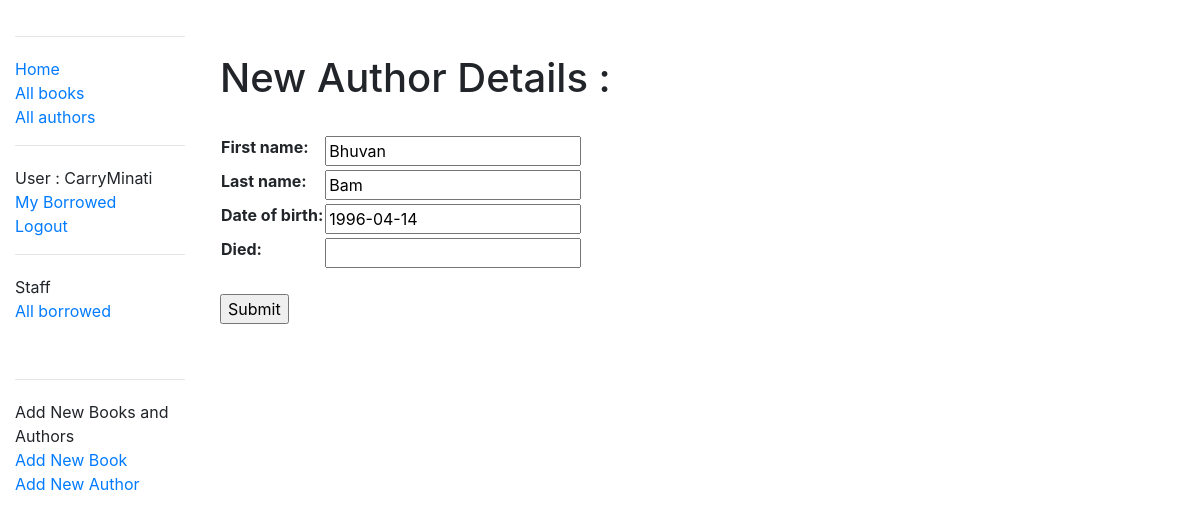
The page /catalog/author/1/update/ (signed in) on the database its author committed.
### catalog/models.py (models this page shows, shortened)
class Author(models.Model):
    first_name = models.CharField(max_length=100)
    last_name = models.CharField(max_length=100)
    date_of_birth = models.DateField(null=True, blank=True)
    date_of_death = models.DateField('died', null=True, blank=True)
    class Meta:
        ordering = ['last_name', 'first_name']

### catalog/views.py (the view)
# urls.py: path('author/<int:pk>/update/', views.AuthorUpdate.as_view(), name='author_update'),
class AuthorUpdate(PermissionRequiredMixin, UpdateView):
    model = Author
    fields = ['first_name', 'last_name', 'date_of_birth', 'date_of_death']
    permission_required = 'catalog.can_mark_returned'

### catalog/templates/catalog/author_form.html (shortened to what this page needs)
{% extends "base_generic.html" %}
{% block content %}
<div style="margin-left:20px;margin-top:30px">
    <br>
    <h1>New Author Details : </h1>
    <br>
    <form action="" method="post">
        <table>
            {{ form.as_table }}
        </table>
        <br>
        <input type="submit" value="Submit">
    </form>
</div>
{% endblock %}

### catalog/templates/base_generic.html (shortened to what this page needs)
<!DOCTYPE html>
<html lang="en">
<head>
    <link rel="stylesheet" href="https://stackpath.bootstrapcdn.com/bootstrap/4.1.3/css/bootstrap.min.css"
>
    {% load static %}
    <link rel="stylesheet" href="{% static 'css/styles.css' %}">
</head>
<body>
<div class="container-fluid">
    <div class="row">
        <div class="col-sm-2" style="margin-top:20px">
            {% block sidebar %}
            <hr/>
            <ul class="sidebar-nav">
                <li><a href="{% url 'index' %}">Home</a></li>
                <li><a href="{% url 'books' %}">All books</a></li>
                <li><a href="{% url 'authors' %}">All authors</a></li>
            </ul>
            <hr/>
            <ul class="sidebar-nav">
                {% if user.is_authenticated %}
                <li>User : {{ user.get_username }}</li>
                <li><a href="{% url 'my-borrowed' %}">My Borrowed</a></li>
                <li><a href="{% url 'logout'%}?next={{request.path}}">Logout</a></li>
                {% else %}
                <li><a href="{% url 'login'%}?next={{request.path}}">Login</a></li>
                {% endif %}
            </ul>
            {% if user.is_staff %}
            <hr/>
            <ul class="sidebar-nav">
                <li>Staff</li>
                {% if perms.catalog.can_mark_returned %}
                <li><a href="{% url 'all-borrowed' %}">All borrowed</a></li>
                {% endif %}
            </ul>
            {% endif %}
            <br>
            {% if user.is_staff %}
            <hr/>
            <ul class="sidebar-nav">
                <li>Add New Books and Authors</li>
                <li><a href="{% url 'book_create' %}">Add New Book</a></li>
                <li><a href="{% url 'author_create' %}">Add New Author</a></li>
            </ul>
            {% endif %}
            {% endblock %}
        </div>
        {% block content %} {% endblock %}
        <div class="col-sm-10 ">
        </div>
    </div>
</body>
</html>

### catalog/static/CSS/styles.css (style rules this page uses)
.sidebar-nav { margin-top: 20px; padding: 0; list-style: none; }

### rows shown on the page
Author: first_name "Bhuvan", last_name "Bam", date_of_birth "1996-04-14"

### other values the page prints
{{ user.get_username }} "CarryMinati"
